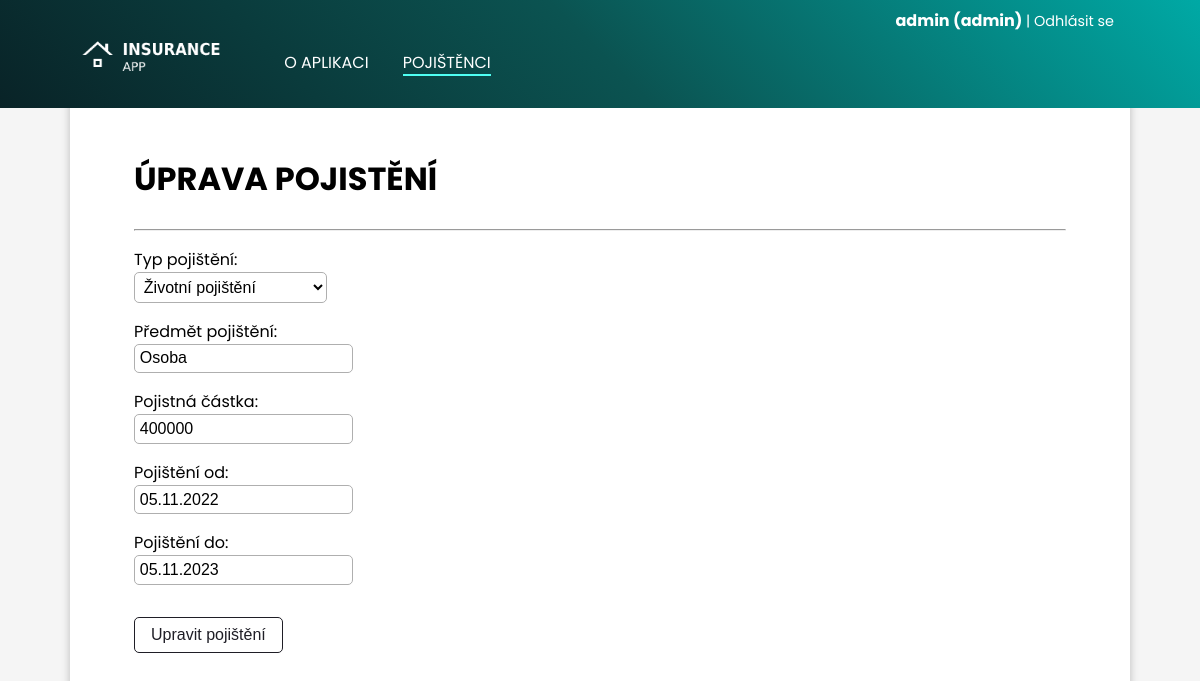
Page /pojistenci/1/pojisteni/10/upravit (signed in) on the earlier database version.
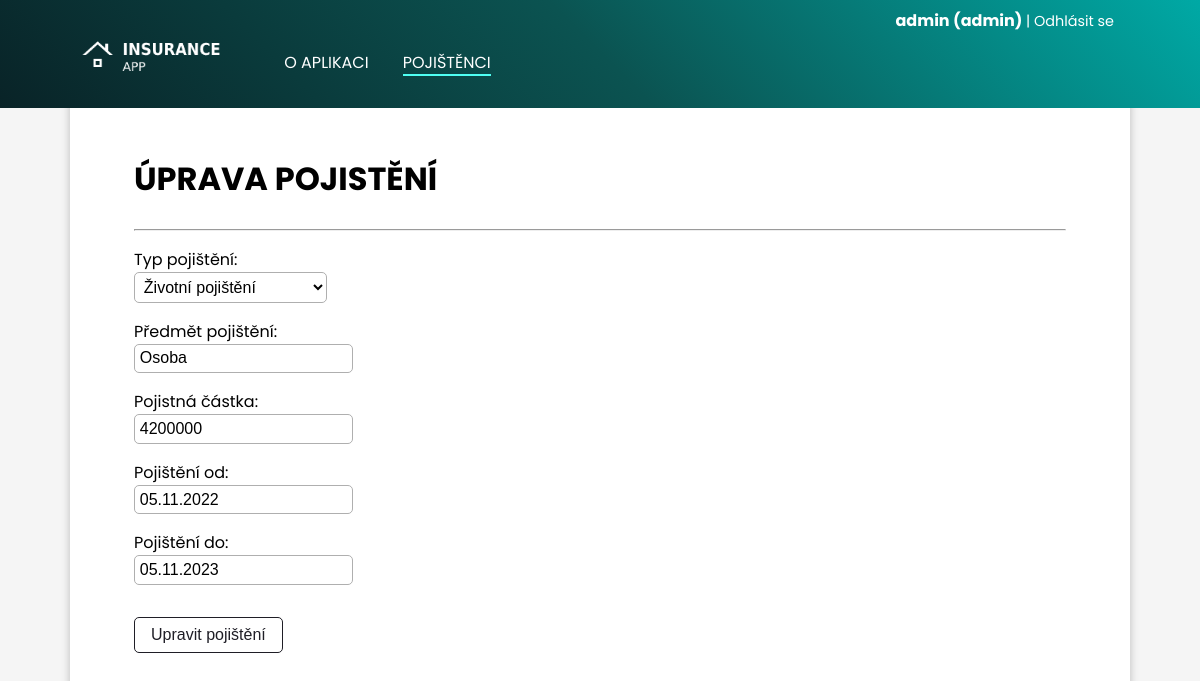
Same page on the later database version.
### clients/models.py (models this page shows, shortened)
class Insurance(models.Model):
    TYPES_OF_INSURANCE = [
        ("MAJETEK", "Pojištění majetku"),
        ("HAVARIJNI", "Havarijní pojištění"),
        ("ZIVOTNI", "Životní pojištění"),
        ("URAZOVE", "Úrazové pojištění"),
        ("ODPOVEDNOSTI", "Pojištění odpovědnosti")
    ]
    insurance_type = models.CharField(max_length=30, choices=TYPES_OF_INSURANCE, verbose_name="Typ pojištění")
    subject = models.CharField(max_length=100, verbose_name="Předmět pojištění")
    amount = models.PositiveIntegerField(verbose_name="Pojistná částka")
    date_from = models.DateField(default=date.today, verbose_name="Pojištění od")
    date_to = models.DateField(default=date.today, verbose_name="Pojištění do")
    client = models.ForeignKey(Client, on_delete=models.CASCADE)

### clients/views.py (the view)
# urls.py: path("pojistenci/<int:pk>/pojisteni/<int:id>/upravit", views.edit_insurance, name="edit-insurance"),
@staff_member_required(login_url="/login/")
def edit_insurance(request, pk, id):
    insurance = Insurance.objects.get(id=id)
    form = CreateInsuranceForm(instance=insurance)
    if request.method == "POST":
        form = CreateInsuranceForm(request.POST, instance=insurance)
        if form.is_valid():
            form.save()
            return redirect("clients:insurance-detail", pk=insurance.client_id, id=insurance.id)
    return render(request, "clients/insurance_edit.html", {
        "form": form
    })

### clients/forms.py
class CreateInsuranceForm(forms.ModelForm):
    class Meta:
        model = Insurance
        fields = ["insurance_type", "subject", "amount", "date_from", "date_to"]

### clients/templates/clients/insurance_edit.html (shortened to what this page needs)
{% extends 'clients/layout.html' %}
{% block navigation %}
<li><a  href="{% url 'clients:index' %}">O&nbsp;aplikaci</a></li>
<li><a class="active" href="{% url 'clients:list-all-clients' %}">Pojištěnci</a></li>
{% endblock navigation %}
{% block section %}
<h1>Úprava pojistění</h1><hr>
    <form action="" method="post">
        {{ form.as_p }}
        <input class="custom-btn" type="submit" value="Upravit pojištění">
    </form>
{% endblock section %}

Differences in the rows shown:
changed Insurance "Životní pojištění": amount "400000" → "4200000"
